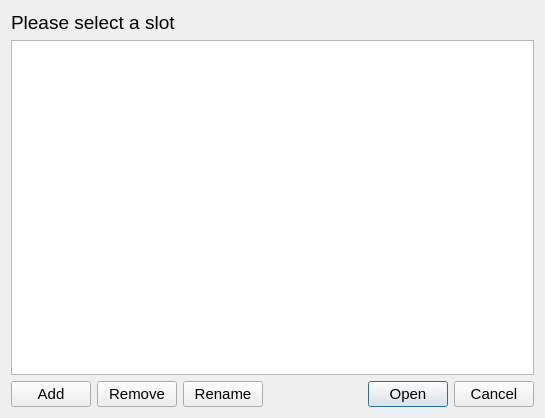
<?xml version="1.0" encoding="UTF-8"?>
<ui version="4.0">
 <class>keyMappingSlots</class>
 <widget class="QDialog" name="keyMappingSlots">
  <property name="geometry">
   <rect>
    <x>0</x>
    <y>0</y>
    <width>545</width>
    <height>418</height>
   </rect>
  </property>
  <property name="windowTitle">
   <string>Mapping slots</string>
  </property>
  <layout class="QGridLayout" name="gridLayout">
   <item row="2" column="3">
    <widget class="QDialogButtonBox" name="buttonBox">
     <property name="font">
      <font>
       <pointsize>11</pointsize>
      </font>
     </property>
     <property name="standardButtons">
      <set>QDialogButtonBox::Cancel|QDialogButtonBox::Open</set>
     </property>
    </widget>
   </item>
   <item row="2" column="0">
    <widget class="QPushButton" name="pushButton_Add">
     <property name="font">
      <font>
       <pointsize>11</pointsize>
      </font>
     </property>
     <property name="text">
      <string>Add</string>
     </property>
    </widget>
   </item>
   <item row="1" column="0" colspan="4">
    <widget class="QListWidget" name="listWidget_Slots">
     <property name="font">
      <font>
       <pointsize>12</pointsize>
      </font>
     </property>
    </widget>
   </item>
   <item row="2" column="1">
    <widget class="QPushButton" name="pushButton_Remove">
     <property name="sizePolicy">
      <sizepolicy hsizetype="Fixed" vsizetype="Fixed">
       <horstretch>0</horstretch>
       <verstretch>0</verstretch>
      </sizepolicy>
     </property>
     <property name="font">
      <font>
       <pointsize>11</pointsize>
      </font>
     </property>
     <property name="text">
      <string>Remove</string>
     </property>
    </widget>
   </item>
   <item row="0" column="0" colspan="4">
    <widget class="QLabel" name="label_Main">
     <property name="sizePolicy">
      <sizepolicy hsizetype="Expanding" vsizetype="Fixed">
       <horstretch>0</horstretch>
       <verstretch>0</verstretch>
      </sizepolicy>
     </property>
     <property name="font">
      <font>
       <pointsize>14</pointsize>
      </font>
     </property>
     <property name="text">
      <string>Please select a slot</string>
     </property>
     <property name="alignment">
      <set>Qt::AlignLeading|Qt::AlignLeft|Qt::AlignVCenter</set>
     </property>
    </widget>
   </item>
   <item row="2" column="2">
    <widget class="QPushButton" name="pushButton_Rename">
     <property name="font">
      <font>
       <pointsize>11</pointsize>
      </font>
     </property>
     <property name="text">
      <string>Rename</string>
     </property>
    </widget>
   </item>
  </layout>
 </widget>
 <resources/>
 <connections/>
</ui>
